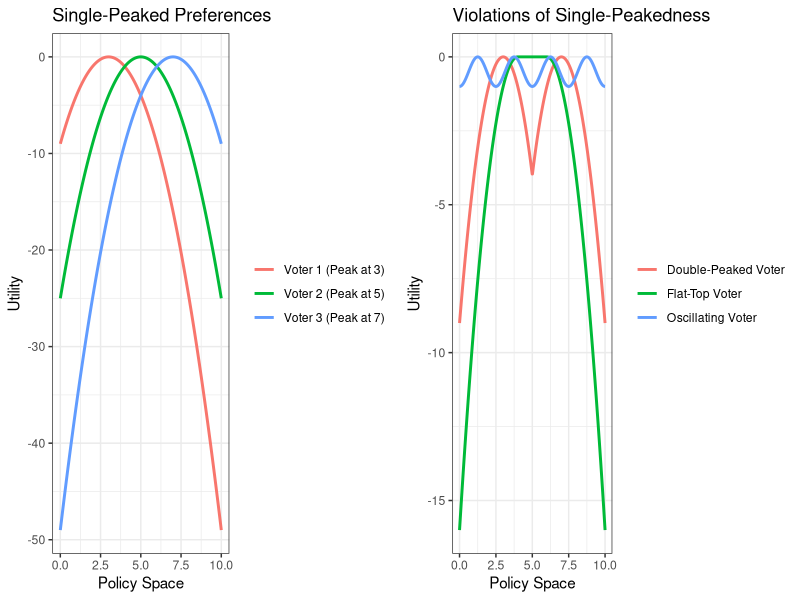
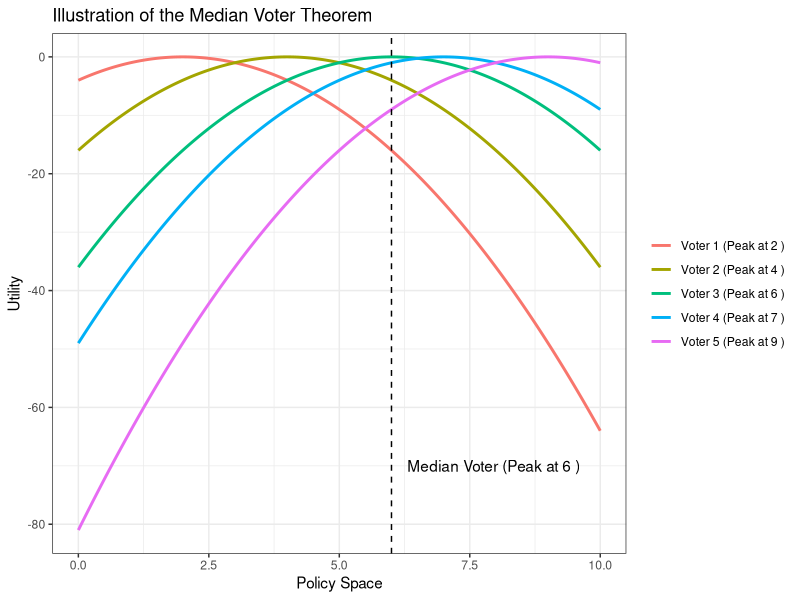

Write R code to recreate these figures, in order.
# Load libraries
library(ggplot2)
library(here)
library(gridExtra)

# Set up figure directory
# figures <- here::here("03 Simulations", "Week1", "Figures")
# if (!dir.exists(figures)) {
#   dir.create(figures)
# }

# Set up policy space
policy_space <- seq(0, 10, length.out = 500)

# Single-peaked utility
single_peaked_utility <- function(x, peak) {
  - (x - peak)^2
}

# Violating utility examples
double_peaked_utility <- function(x, peak1, peak2) {
  -pmin((x - peak1)^2, (x - peak2)^2)
}

flat_top_utility <- function(x, start, end) {
  -pmax(abs(x - (start + end)/2) - (end - start)/2, 0)^2
}

oscillating_utility <- function(x) {
  -cos(2 * pi * x / 5)^2
}

# Compute utilities
df_single <- data.frame(
  x = rep(policy_space, 3),
  utility = c(
    single_peaked_utility(policy_space, 3),
    single_peaked_utility(policy_space, 5),
    single_peaked_utility(policy_space, 7)
  ),
  voter = factor(rep(c("Voter 1 (Peak at 3)", "Voter 2 (Peak at 5)", "Voter 3 (Peak at 7)"), each = length(policy_space)))
)

df_violations <- data.frame(
  x = rep(policy_space, 3),
  utility = c(
    double_peaked_utility(policy_space, 3, 7),
    flat_top_utility(policy_space, 4, 6),
    oscillating_utility(policy_space)
  ),
  voter = factor(rep(c("Double-Peaked Voter", "Flat-Top Voter", "Oscillating Voter"), each = length(policy_space)))
)

# Plot single-peaked
p1 <- ggplot(df_single, aes(x = x, y = utility, color = voter)) +
  geom_line(size = 1) +
  labs(title = "Single-Peaked Preferences", x = "Policy Space", y = "Utility") +
  theme_bw() +
  theme(legend.title = element_blank())

# Plot violations
p2 <- ggplot(df_violations, aes(x = x, y = utility, color = voter)) +
  geom_line(size = 1) +
  labs(title = "Violations of Single-Peakedness", x = "Policy Space", y = "Utility") +
  theme_bw() +
  theme(legend.title = element_blank())

# Save side-by-side plot
# png(filename = here::here("Figures", "single_peakedness_illustration.png"), width = 1400, height = 600, res = 150)
grid.arrange(p1, p2, ncol = 2)
# dev.off()

# ---- Median Voter Theorem Plot ----

voters_ideal_points <- c(2, 4, 6, 7, 9)
median_voter <- median(voters_ideal_points)

df_median <- do.call(rbind, lapply(seq_along(voters_ideal_points), function(i) {
  data.frame(
    x = policy_space,
    utility = single_peaked_utility(policy_space, voters_ideal_points[i]),
    voter = paste("Voter", i, "(Peak at", voters_ideal_points[i], ")")
  )
}))

p_median <- ggplot(df_median, aes(x = x, y = utility, color = voter)) +
  geom_line(size = 1) +
  geom_vline(xintercept = median_voter, linetype = "dashed", color = "black") +
  annotate("text", x = median_voter + 0.3, y = -70, label = paste("Median Voter (Peak at", median_voter, ")"), hjust = 0) +
  labs(title = "Illustration of the Median Voter Theorem", x = "Policy Space", y = "Utility") +
  theme_bw() +
  theme(legend.title = element_blank())
print(p_median)

# ggsave(filename = here::here("Figures", "median_voter_theorem.png"), plot = p_median, width = 10, height = 6, dpi = 300)
